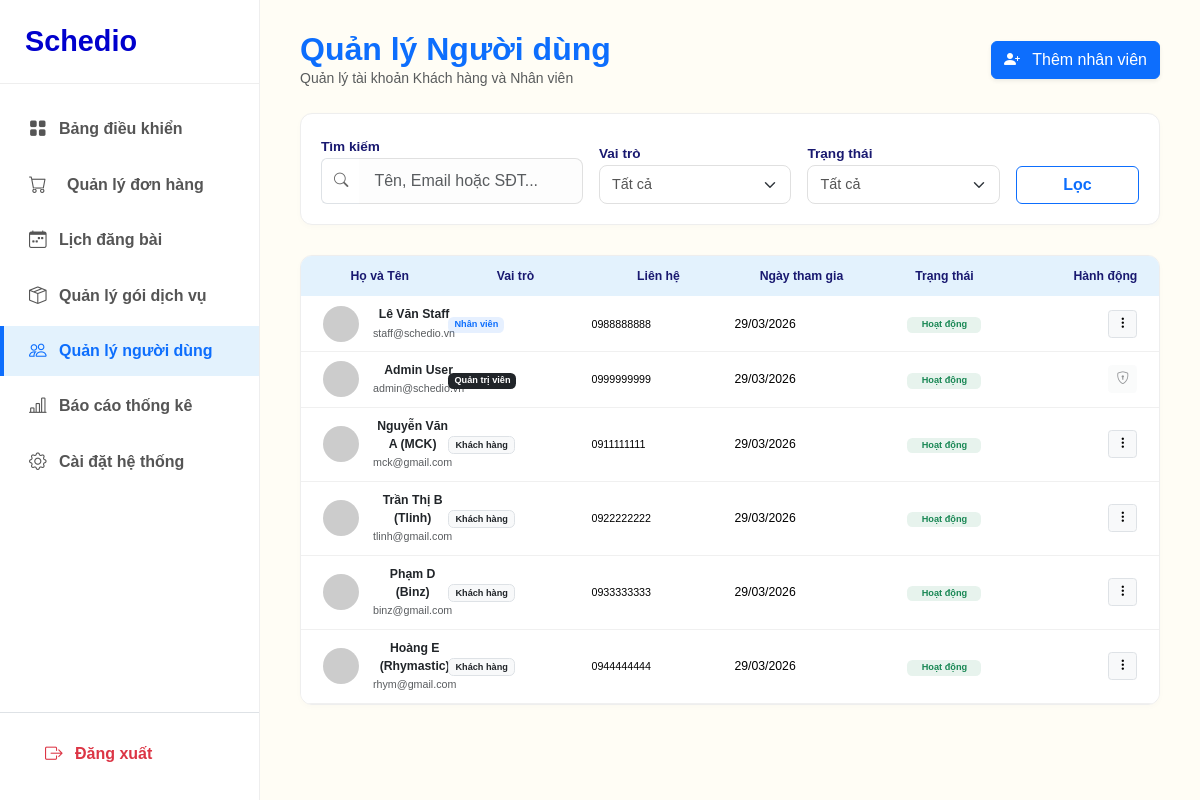
Screenshot of /admin/users.php (signed in) with the database file from the repository.
### tables this page shows
CREATE TABLE `users` (
  `id` int(11) NOT NULL AUTO_INCREMENT,
  `fullname` varchar(100) NOT NULL,
  `email` varchar(100) NOT NULL,
  `password` varchar(255) NOT NULL,
  `role` enum('customer','staff','admin') DEFAULT 'customer',
  `phonenumber` varchar(20) DEFAULT NULL,
  `avatar` varchar(255) DEFAULT NULL,
  `total_spent` bigint(20) DEFAULT 0 COMMENT 'Tổng tiền đã thanh toán (Dùng xếp hạng)',
  `rank_level` enum('Level 1','Level 2','Level 3','Level 4') DEFAULT 'Level 1' COMMENT 'Hạng thành viên',
  `is_active` tinyint(1) DEFAULT 1 COMMENT '1: Hoạt động, 0: Khóa',
  `created_at` datetime DEFAULT current_timestamp(),
  PRIMARY KEY (`id`),
  UNIQUE KEY `email` (`email`)
);

### admin/users.php (the view, shortened to what this page needs)
<?php
require_once '../config/db.php';
$where = "1=1";
$limit = 10;
$page = isset($_GET['page']) ? (int)$_GET['page'] : 1;
$offset = ($page - 1) * $limit;
$sql = "SELECT * FROM users WHERE $where ORDER BY created_at DESC LIMIT $offset, $limit";
$stmt = $conn->prepare($sql);
$stmt->execute();
$users = $stmt->get_result();
?>
<!DOCTYPE html>
<html lang="vi">
<head>
    <link href="https://cdn.jsdelivr.net/npm/bootstrap@5.3.3/dist/css/bootstrap.min.css" rel="stylesheet">
    <link rel="stylesheet" href="https://cdn.jsdelivr.net/npm/bootstrap-icons@1.11.3/font/bootstrap-icons.min.css">
    <link rel="stylesheet" href="assets/css/admin-style.css">
</head>
<body>
    <div class="admin-wrapper">
        <?php include 'templates/sidebar.php'; ?>
        <div class="admin-content">
            <div class="d-flex justify-content-between align-items-center mb-4">
                <div>
                    <h2 class="text-primary fw-bold mb-0">Quản lý Người dùng</h2>
                    <p class="text-muted small mb-0">Quản lý tài khoản Khách hàng và Nhân viên</p>
                </div>
                <button class="btn btn-primary shadow-sm" data-bs-toggle="modal" data-bs-target="#addStaffModal">
                    <i class="bi bi-person-plus-fill me-2"></i> Thêm nhân viên
                </button>
            </div>
            <form method="GET" class="filter-card">
                <div class="row g-3 align-items-end">
                    <div class="col-md-4">
                        <label class="filter-label">Tìm kiếm</label>
                        <div class="input-group">
                            <span class="input-group-text bg-white border-end-0"><i class="bi bi-search"></i></span>
                            <input type="text" name="keyword" class="form-control form-control-search border-start-0"
                                value="<?php echo htmlspecialchars($_GET['keyword'] ?? ''); ?>"
                                placeholder="Tên, Email hoặc SĐT...">
                        </div>
                    </div>
                    <div class="col-md-3">
                        <label class="filter-label">Vai trò</label>
                        <select class="form-select form-select-filter" name="role">
                            <option value="">Tất cả</option>
                        </select>
                    </div>
                    <div class="col-md-3">
                        <label class="filter-label">Trạng thái</label>
                        <select class="form-select form-select-filter" name="status">
                            <option value="">Tất cả</option>
                        </select>
                    </div>
                    <div class="col-md-2">
                        <button type="submit" class="btn btn-outline-primary w-100 fw-bold">Lọc</button>
                    </div>
                </div>
            </form>
            <div class="table-card">
                <div class="table-responsive">
                    <table class="table table-custom mb-0 align-middle">
                        <thead>
                            <tr>
                                <th class="ps-4">Họ và Tên</th>
                                <th>Vai trò</th>
                                <th>Liên hệ</th>
                                <th>Ngày tham gia</th>
                                <th class="text-center">Trạng thái</th>
                                <th class="text-end pe-4">Hành động</th>
                            </tr>
                        </thead>
                        <tbody>
                            <?php if ($users->num_rows > 0): ?>
                            <?php while($u = $users->fetch_assoc()): ?>
                            <?php
                                    $avatar = !empty($u['avatar']) ? '../'.$u['avatar'] : 'https://ui-avatars.com/api/?name='.urlencode($u['fullname']).'&background=random&color=fff';
                                    $role_badge = match($u['role']) {
                                        'admin' => '<span class="badge bg-dark">Quản trị viên</span>',
                                        'staff' => '<span class="badge bg-primary bg-opacity-10 text-primary">Nhân viên</span>',
                                        default => '<span class="badge bg-light text-dark border">Khách hàng</span>',
                                    };
                                    $is_active = isset($u['is_active']) ? $u['is_active'] : 1;
                                    $tooltip_attr = "";
                                    if ($u['role'] == 'customer') {
                                        $rank = $u['rank_level'] ?? 'newbie';
                                        $spent = number_format($u['total_spent'] ?? 0, 0, ',', '.');
                                        $rank_colors = [
                                            'newbie' => '#6c757d',
                                            'underground' => '#0dcaf0',
                                            'mainstream' => '#0d6efd',
                                            'superstar' => '#ffc107'
                                        ];
                                        $rank_color = $rank_colors[$rank] ?? '#6c757d';
                                        $tooltip_html = "<div class='text-start custom-tooltip-rank'>"
                                            . "Hạng: <b style='color:{$rank_color}'>" . ucfirst($rank) . "</b><br>"
                                            . "Chi tiêu: <b>{$spent} đ</b>"
                                            . "</div>";
                                        $tooltip_attr = "data-bs-toggle='tooltip' data-bs-html='true' title=\"$tooltip_html\" class='cursor-help'";
                                    }
                                    ?>
                            <tr class="<?php echo $is_active ? '' : 'table-light text-muted'; ?>">
                                <td class="ps-4">
                                    <div
                                        class="d-flex align-items-center <?php echo $is_active ? '' : 'opacity-75'; ?>">
                                        <img src="<?php echo $avatar; ?>"
                                            class="rounded-circle me-3 <?php echo $is_active ? '' : 'grayscale'; ?>"
                                            width="40" height="40" style="object-fit:cover;">
                                        <div>
                                            <div class="fw-bold text-dark" <?php echo $tooltip_attr; ?>>
                                                <?php echo htmlspecialchars($u['fullname']); ?>
                                            </div>
                                            <small
                                                class="text-muted"><?php echo htmlspecialchars($u['email']); ?></small>
                                        </div>
                                    </div>
                                </td>
                                <td><?php echo $role_badge; ?></td>
                                <td><small><?php echo htmlspecialchars($u['phonenumber'] ?? '--'); ?></small></td>
                                <td><?php echo date('d/m/Y', strtotime($u['created_at'])); ?></td>
                                <td class="text-center">
                                    <?php if($is_active): ?>
                                    <span class="badge bg-success bg-opacity-10 text-success px-3">Hoạt động</span>
                                    <?php else: ?>
                                    <span class="badge bg-danger bg-opacity-10 text-danger px-3">Đã khóa</span>
                                    <?php endif; ?>
                                </td>
                                <td class="text-end pe-4">
                                    <?php if($u['role'] != 'admin'): ?>
                                    <div class="dropdown">
                                        <button class="btn btn-sm btn-light border" data-bs-toggle="dropdown"><i
                                                class="bi bi-three-dots-vertical"></i></button>
                                    </div>
                                    <?php else: ?>
                                    <button class="btn btn-sm btn-light text-muted" disabled><i
                                            class="bi bi-shield-lock"></i></button>
                                    <?php endif; ?>
                                </td>
                            </tr>
                            <?php endwhile; ?>
                            <?php else: ?>
                            <tr>
                                <td colspan="6" class="text-center py-5 text-muted">Không tìm thấy người dùng nào.</td>
                            </tr>
                            <?php endif; ?>
                        </tbody>
                    </table>
                </div>
            </div>
        </div>
    </div>
</body>
</html>

### admin/templates/sidebar.php (shortened to what this page needs)
<?php
$current_page = basename($_SERVER['PHP_SELF']);
?>
<div class="admin-sidebar">
    <div class="sidebar-header">
        <a href="dashboard.php" class="sidebar-brand">Schedio</a>
    </div>
    <div class="sidebar-menu">
        <nav class="nav flex-column">
            <a href="dashboard.php" class="nav-link <?php echo $current_page == 'dashboard.php' ? 'active' : ''; ?>">
                <i class="bi bi-grid-fill"></i> Bảng điều khiển
            </a>
            <li class="nav-item">
                <a href="orders.php"
                    class="nav-link <?php echo (basename($_SERVER['PHP_SELF']) == 'orders.php') ? 'active' : ''; ?>">
                    <i class="bi bi-cart me-2"></i>
                    Quản lý đơn hàng
                </a>
            </li>
            <a href="calendar.php" class="nav-link <?php echo $current_page == 'calendar.php' ? 'active' : ''; ?>">
                <i class="bi bi-calendar-week"></i> Lịch đăng bài
            </a>
            <a href="packages.php" class="nav-link <?php echo $current_page == 'packages.php' ? 'active' : ''; ?>">
                <i class="bi bi-box-seam"></i> Quản lý gói dịch vụ
            </a>
            <a href="users.php" class="nav-link <?php echo $current_page == 'users.php' ? 'active' : ''; ?>">
                <i class="bi bi-people"></i> Quản lý người dùng
            </a>
            <a href="reports.php" class="nav-link <?php echo $current_page == 'reports.php' ? 'active' : ''; ?>">
                <i class="bi bi-bar-chart-line"></i> Báo cáo thống kê
            </a>
            <a href="settings.php" class="nav-link <?php echo $current_page == 'settings.php' ? 'active' : ''; ?>">
                <i class="bi bi-gear"></i> Cài đặt hệ thống
            </a>
        </nav>
    </div>
    <div class="p-3 border-top">
        <a href="../logout.php" class="nav-link text-danger">
            <i class="bi bi-box-arrow-right"></i> Đăng xuất
        </a>
    </div>
</div>

### admin/assets/css/admin-style.css (style rules this page uses)
:root { --admin-primary: #191970; --admin-bg: #fffdf5; --sidebar-bg: #fff; --sidebar-width: 260px; --text-color: #333; --border-color: #eee; }
body { font-family: 'Be Vietnam Pro', sans-serif; background-color: var(--admin-bg); color: var(--text-color); margin: 0; }
.admin-wrapper { display: flex; min-height: 100vh; }
.admin-sidebar { width: var(--sidebar-width); background-color: var(--sidebar-bg); border-right: 1px solid var(--border-color); display: flex; flex-direction: column; position: fixed; height: 100vh; z-index: 100; top: 0; left: 0; }
.sidebar-header { padding: 20px 25px; border-bottom: 1px solid var(--border-color); }
.sidebar-brand { font-size: 1.8rem; font-weight: 800; color: #0000CD; text-decoration: none; }
.sidebar-menu { padding-top: 20px; flex-grow: 1; }
.nav-link { color: #555; font-weight: 600; padding: 12px 25px; display: flex; align-items: center; transition: all 0.3s; border-left: 4px solid transparent; text-decoration: none; margin-bottom: 5px; }
.nav-link i { width: 30px; font-size: 1.1rem; }
.nav-link.active { background-color: #e3f2fd; color: #0d6efd; border-left-color: #0d6efd; }
.admin-content { flex-grow: 1; margin-left: var(--sidebar-width); padding: 30px 40px; }
.table-card { background: #fff; border-radius: 12px; border: 1px solid var(--border-color); overflow: hidden; margin-top: 30px; box-shadow: 0 2px 6px rgba(0,0,0,0.02); }
.table-custom th { background-color: #e3f2fd; color: var(--admin-primary); font-weight: 700; border-bottom: none; padding: 15px 20px; }
.table-custom td { padding: 15px 20px; vertical-align: middle; border-bottom: 1px solid #f0f0f0; }
.filter-card { background: #fff; border-radius: 12px; padding: 20px; border: 1px solid var(--border-color); box-shadow: 0 2px 6px rgba(0,0,0,0.02); margin-bottom: 25px; }
.form-control-search { border-radius: 8px; border: 1px solid #e0e0e0; padding: 10px 15px; background-color: #fdfdfd; }
.form-select-filter { border-radius: 8px; border: 1px solid #e0e0e0; padding: 8px 12px; font-size: 0.9rem; color: #555; }
.filter-label { font-size: 0.85rem; font-weight: 600; color: #191970; margin-right: 10px; white-space: nowrap; }
.table-custom th, .table-custom td { vertical-align: middle !important; white-space: nowrap; }
.table-custom td:nth-child(2), .table-custom td:nth-child(3) { white-space: normal; }
.table-card .table-responsive { overflow-x: hidden !important; }
.table-custom { width: 100%; table-layout: fixed; }
.table-custom th { background-color: #e3f2fd; color: var(--admin-primary); font-weight: 700; border-bottom: none; padding: 12px 8px; font-size: 0.85rem; text-align: center; white-space: nowrap; }
.table-custom td { padding: 10px 5px; vertical-align: middle !important; border-bottom: 1px solid #f0f0f0; font-size: 0.85rem; white-space: normal !important; word-wrap: break-word; }
.table-custom td:nth-child(1) { width: 40px; text-align: center; }
.table-custom td:nth-child(2) { width: 80px; font-weight: bold; }
.table-custom td:last-child { width: 80px; text-align: center; }
@media (max-width: 1440px) { .table-custom { zoom: 0.9; } }
.input-group-text { background-color: #f8f9fa; font-size: 0.9rem; color: #666; }

### rows the page displays
users: fullname "Lê Văn Staff", email "staff@schedio.vn", role "Nhân viên", phonenumber "0988888888", created_at "29/03/2026", is_active "Hoạt động"
users: fullname "Admin User", email "admin@schedio.vn", role "Quản trị viên", phonenumber "0999999999", created_at "29/03/2026", is_active "Hoạt động"
users: fullname "Nguyễn Văn A (MCK)", email "mck@gmail.com", role "Khách hàng", phonenumber "0911111111", created_at "29/03/2026", is_active "Hoạt động"
users: fullname "Trần Thị B (Tlinh)", email "tlinh@gmail.com", role "Khách hàng", phonenumber "0922222222", created_at "29/03/2026", is_active "Hoạt động"
users: fullname "Phạm D (Binz)", email "binz@gmail.com", role "Khách hàng", phonenumber "0933333333", created_at "29/03/2026", is_active "Hoạt động"
users: fullname "Hoàng E (Rhymastic)", email "rhym@gmail.com", role "Khách hàng", phonenumber "0944444444", created_at "29/03/2026", is_active "Hoạt động"
